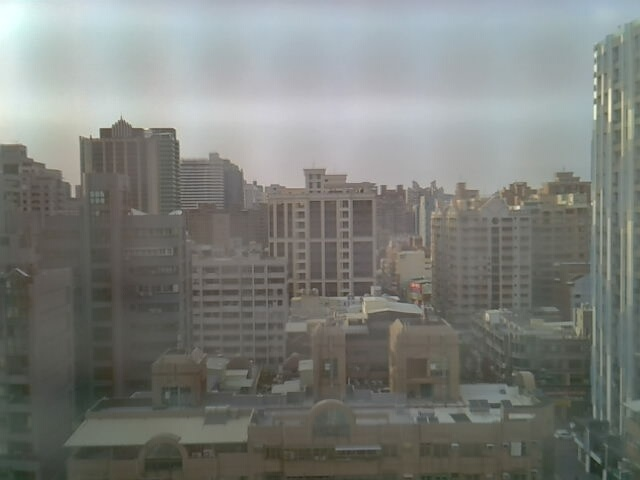
#> input picture BA2.jpg, 640 x 480 px, found by its file name
$ python Test.py
#> lines starting #> are read from the running program, lines starting #| are printed output that depends on the picture
### SelectDescriptor.py
import cv2  # �פJ OpenCV�A�Ω�Ϲ��B�z
from ImageStitchingEnum import FeatureExtractionAlgoEnum  # 匯入自定義的特徵提取算法枚舉類

def select_descriptor_methods(image, method=None):

    assert method is not None, "Please define a feature descriptor method. accepted Values are: 'sift', 'surf'"

    match method:
        case FeatureExtractionAlgoEnum.SIFT:
            descriptor = cv2.SIFT_create()
        case FeatureExtractionAlgoEnum.SURF:
            descriptor = cv2.SURF_create()
        case FeatureExtractionAlgoEnum.BRISK:
            descriptor = cv2.BRISK_create()
        # case 'brief':
        #     descriptor = cv2.xfeatures2d.BriefDescriptorExtractor_create()
        case FeatureExtractionAlgoEnum.ORB:
            descriptor = cv2.ORB_create()

    (keypoints, features) = descriptor.detectAndCompute(image, None)

    return (keypoints, features)

### Test.py
#pip install opencv-python.
import cv2  # 匯入 OpenCV，用於圖像處理
#pip install matplotlib
import matplotlib.pyplot as plt  # 匯入 Matplotlib，用於圖像顯示
#pip install imageio
import imageio # 匯入 ImageIO，用於圖像讀取與保存
import numpy as np

#因有用到Switch寫法，所以Python需使用3.10以上版本

from KeyPointsMatching import key_points_matching, key_points_matching_KNN
from SelectDescriptor import select_descriptor_methods
from HomographyStitching import homography_stitching  # 匯入自定義的單應性拼接函數

cv2.ocl.setUseOpenCL(False)  # 禁用 OpenCL 加速以避免潛在的兼容性問題
import warnings  # 匯入 warnings 模組，用於處理警告訊息
warnings.filterwarnings('ignore')  # 忽略所有警告訊息

def main():
    ImageStitching('ba2.jpg', 'ba1.jpg', True, True)

def ImageStitching(TrainPhoto, QueryPhoto, ShowPhoto=False, SavePhoto=False, FeatureExtractionAlgo='sift', FeatureToMatch='bf'):
#> called with TrainPhoto = 'ba2.jpg', QueryPhoto = 'ba1.jpg', ShowPhoto = True, SavePhoto = True, FeatureExtractionAlgo = 'sift', FeatureToMatch = 'bf'
    print("Start stitching")  # 輸出開始拼接的訊息

    # SIFT
    # SURF
    # BRISK
    # BRIEF
    # ORB
    feature_extraction_algo = FeatureExtractionAlgo  # 設定特徵提取算法為 SIFT

    #bf
    #knn
    feature_to_match = FeatureToMatch  # 設定特徵匹配方法為暴力匹配（BFMatcher）

    # 確保訓練圖片是將被變換的圖片
    train_photo = cv2.imread(TrainPhoto)  # 讀取訓練圖片
#> train_photo is the input picture: shape (480, 640, 3); mean B, G, R 122.2, 126.6, 124
    # OpenCV 的顏色通道順序為 BGR，需轉換為 RGB 以便 Matplotlib 正確顯示
    train_photo = cv2.cvtColor(train_photo, cv2.COLOR_BGR2RGB)
    # 將訓練圖片轉換為灰階
    train_photo_gray = cv2.cvtColor(train_photo, cv2.COLOR_RGB2GRAY)

    # 對查詢圖片執行相同操作
    query_photo = cv2.imread(QueryPhoto)  # 讀取查詢圖片
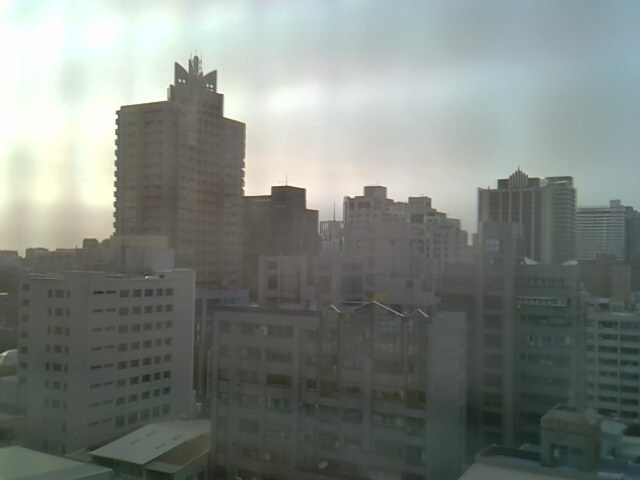
#> input picture BA1.jpg, 640 x 480 px, found by its file name
#> query_photo is the input picture: shape (480, 640, 3); mean B, G, R 125.7, 131.1, 124.7
    query_photo = cv2.cvtColor(query_photo, cv2.COLOR_BGR2RGB)  # 轉換為 RGB
    query_photo_gray = cv2.cvtColor(query_photo, cv2.COLOR_RGB2GRAY)  # 轉換為灰階
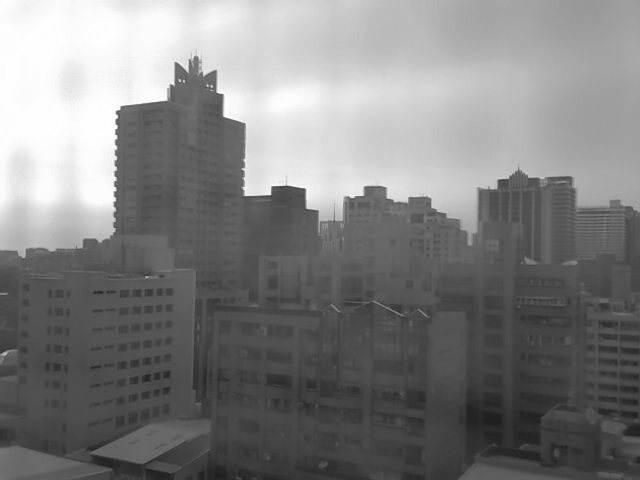
#> query_photo_gray: shape (480, 640); min 26, max 255, mean 128.5

    # 顯示查詢圖片和訓練圖片
    fig, (ax1, ax2) = plt.subplots(nrows=1, ncols=2, constrained_layout=False, figsize=(16, 9))
    ax1.imshow(query_photo, cmap="gray")  # 顯示查詢圖片
    ax1.set_xlabel("Query image", fontsize=14)  # 設定標籤

    ax2.imshow(train_photo, cmap="gray")  # 顯示訓練圖片
    ax2.set_xlabel("Train image (Image to be transformed)", fontsize=14)  # 設定標籤

    #存圖
    if SavePhoto:
        plt.savefig("./output/original_compare"+'.jpeg', bbox_inches='tight', dpi=300, format='jpeg')
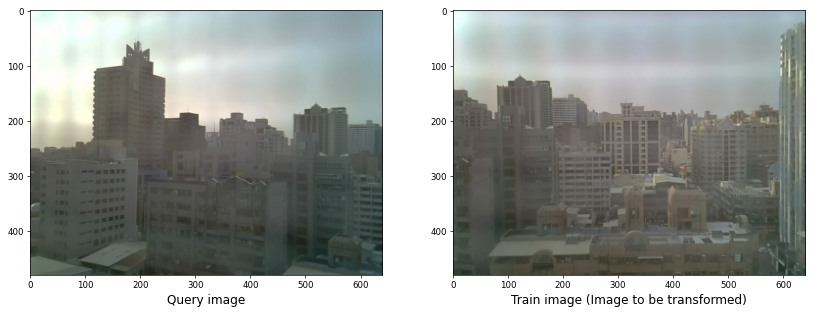
#> figure drawn by matplotlib, 2 panels
    #==================顯示圖


    #plt.show()  # 顯示圖像（目前註解掉）
    #==================顯示圖


    # 提取訓練圖片的特徵點和描述符
    keypoints_train_img, features_train_img = select_descriptor_methods(train_photo_gray, method=feature_extraction_algo)

    # 提取查詢圖片的特徵點和描述符
    keypoints_query_img, features_query_img = select_descriptor_methods(query_photo_gray, method=feature_extraction_algo)

    # 遍歷查詢圖片的特徵點，提取相關屬性（僅作為範例，未使用）
    for keypoint in keypoints_query_img:
        x, y = keypoint.pt  # 特徵點的座標
        size = keypoint.size  # 特徵點的大小
        orientation = keypoint.angle  # 特徵點的方向
        response = keypoint.response  # 特徵點的響應值
        octave = keypoint.octave  # 特徵點所在的金字塔層
        class_id = keypoint.class_id  # 特徵點的類別 ID

    #print("keypoints_query_img : "+len(keypoints_query_img))  # 輸出查詢圖片的特徵點數量
    features_query_img.shape  # 獲取查詢圖片特徵描述符的形狀（未使用）

    #圖片合併
    #切縫合併

    # 顯示檢測到的特徵點
    fig, (ax1, ax2) = plt.subplots(nrows=1, ncols=2, figsize=(20, 8), constrained_layout=False)

    ax1.imshow(cv2.drawKeypoints(train_photo_gray, keypoints_train_img, None, color=(0, 255, 0)))  # 訓練圖片的特徵點
    ax1.set_xlabel("(a)", fontsize=14)

    ax2.imshow(cv2.drawKeypoints(query_photo_gray, keypoints_query_img, None, color=(0, 255, 0)))  # 查詢圖片的特徵點
    ax2.set_xlabel("(b)", fontsize=14)

    #存圖
    if SavePhoto:
        plt.savefig("./output/" + feature_extraction_algo + "_features_img_"+'.jpeg', bbox_inches='tight', dpi=300,  format='jpeg')  # 保存特徵點圖像（目前註解掉）

    #==================顯示圖

    #plt.show()  # 顯示圖像（目前註解掉）
    #==================顯示圖


    # 使用 BFMatcher 進行特徵匹配
    #bf = cv2.BFMatcher(cv2.NORM_L2, crossCheck=True)
    # matches = bf.match(features_train_img, features_query_img)
    # #matches = bf.knnMatch(features_train_img, features_query_img, k=6)  # 使用 KNN 匹配

    # # 按照距離排序匹配結果
    # matches = sorted(matches, key=lambda x: x.distance)
    fig = plt.figure(figsize=(20, 8))
    #matches = None
    #mapped_features_image = None
    match feature_to_match:
        case 'bf':
            matches = key_points_matching(features_train_img, features_query_img, feature_extraction_algo)
            mapped_features_image = cv2.drawMatches(train_photo,keypoints_train_img,query_photo,keypoints_query_img,matches[:100],
                None,flags=cv2.DrawMatchesFlags_NOT_DRAW_SINGLE_POINTS)
        case 'knn':# Now for cross checking draw the feature-mapping lines also with KNN
            matches = key_points_matching_KNN(features_train_img, features_query_img, ratio=0.75, method=feature_extraction_algo)
            mapped_features_image = cv2.drawMatches(train_photo, keypoints_train_img, query_photo, keypoints_query_img, np.random.choice(matches,100),
                None,flags=cv2.DrawMatchesFlags_NOT_DRAW_SINGLE_POINTS)


    plt.imshow(mapped_features_image)

    #plt.show()

    #存圖
    if SavePhoto:
        plt.savefig("./output/"+feature_to_match+"_matches_img_"+'.jpeg', bbox_inches='tight', dpi=300, format='jpeg')


    # 呼叫 homography_stitching 函數計算單應性矩陣
    M = homography_stitching(keypoints_train_img, keypoints_query_img, matches, reprojThresh=4)

    if M is None:  # 如果無法計算單應性矩陣，輸出錯誤訊息
        print("Error!")

    (matches, Homography_Matrix, status) = M  # 解包返回值

    print("Homography_Matrix : ", Homography_Matrix)

    # 計算拼接後圖像的寬度和高度
    width = query_photo.shape[1] + train_photo.shape[1]
    print("Total width : ", width)  # 輸出總寬度

    height = max(query_photo.shape[0], train_photo.shape[0])
    print("Total height : ", height)  # 輸出總高度

    # 使用單應性矩陣進行透視變換，將訓練圖片對齊到查詢圖片
    result = cv2.warpPerspective(train_photo, Homography_Matrix, (width, height))

    # 將查詢圖片的像素覆蓋到結果圖像中
    result[0:query_photo.shape[0], 0:query_photo.shape[1]] = query_photo

    # 顯示拼接結果
    plt.figure(figsize=(20, 10))
    #plt.axis('off')
    plt.imshow(result)

    # 保存拼接結果
    if SavePhoto:
        imageio.imwrite("./output/horizontal_panorama_img_"+'.jpeg', result)

    plt.show()  # 顯示圖像

if __name__ == "__main__":
#> (the run stopped early here; a loop or call above may not have finished)
